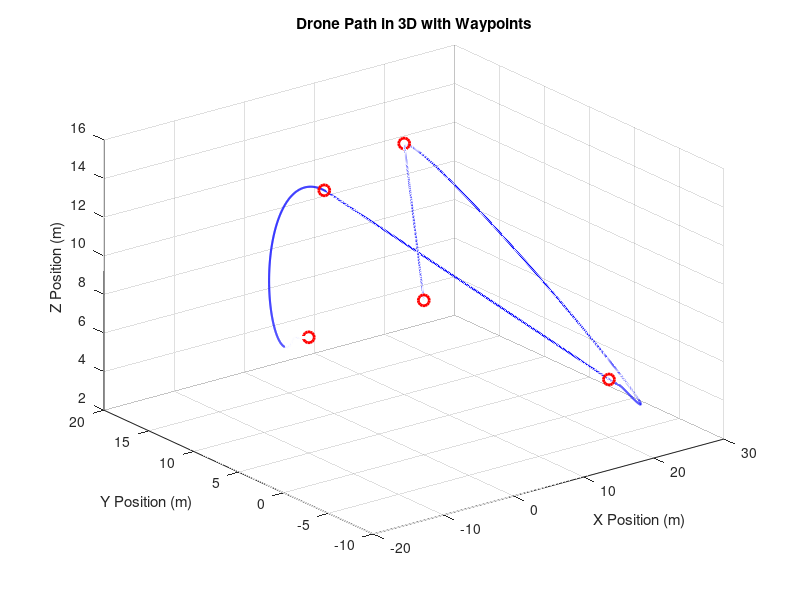
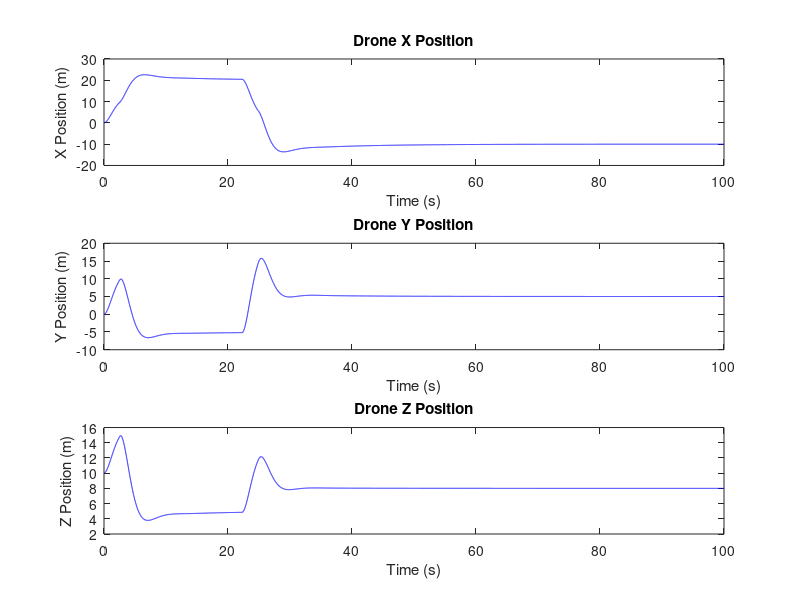
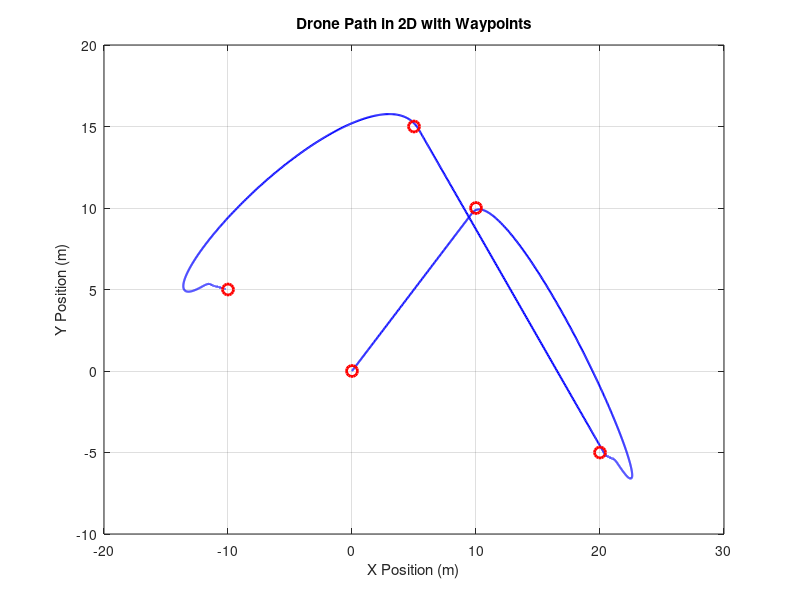

These charts were generated, in order, by the following MATLAB code:
clc;
close all;
clear;

% Parameters
m = 5.0;    % mass of the drone (kg)
g = 9.81;   % gravitational acceleration (m/s^2)
Ix = 0.01;  % Moment of inertia around x-axis (kg*m^2)
Iy = 0.01;  % Moment of inertia around y-axis (kg*m^2)
Iz = 0.02;  % Moment of inertia around z-axis (kg*m^2)

% PID controller gains
Kp_pos = 5.0;  % Proportional gain for position
Ki_pos = 0.4;  % Integral gain for position
Kd_pos = 6.8;  % Derivative gain for position

Kp_yaw = 4.0;  % Proportional gain for yaw
Ki_yaw = 0.3;  % Integral gain for yaw
Kd_yaw = 3.0;  % Derivative gain for yaw

Kp_pitch = 4.0;  % Proportional gain for pitch
Ki_pitch = 0.3;  % Integral gain for pitch
Kd_pitch = 3.0;  % Derivative gain for pitch

Kp_roll = 4.0;  % Proportional gain for roll
Ki_roll = 0.3;  % Integral gain for roll
Kd_roll = 3.0;  % Derivative gain for roll

% State-space matrices
A = [0, 0, 0, 1, 0, 0, 0, 0, 0, 0, 0, 0;   % x_dot = u
     0, 0, 0, 0, 1, 0, 0, 0, 0, 0, 0, 0;   % y_dot = v
     0, 0, 0, 0, 0, 1, 0, 0, 0, 0, 0, 0;   % z_dot = w
     0, 0, 0, 0, 0, 0, 0, 0, 0, 0, 0, 0;   % u_dot = controlled by input
     0, 0, 0, 0, 0, 0, 0, 0, 0, 0, 0, 0;   % v_dot = controlled by input
     0, 0, 0, 0, 0, 0, 0, 0, 0, 0, 0, 0;   % w_dot = controlled by input
     0, 0, 0, 0, 0, 0, 0, 0, 0, 1, 0, 0;   % phi_dot = p
     0, 0, 0, 0, 0, 0, 0, 0, 0, 0, 1, 0;   % theta_dot = q
     0, 0, 0, 0, 0, 0, 0, 0, 0, 0, 0, 1;   % psi_dot = r
     0, 0, 0, 0, 0, 0, 0, 0, 0, 0, 0, 0;   % p_dot = controlled by input
     0, 0, 0, 0, 0, 0, 0, 0, 0, 0, 0, 0;   % q_dot = controlled by input
     0, 0, 0, 0, 0, 0, 0, 0, 0, 0, 0, 0];  % r_dot = controlled by input

B = [0, 0, 0, 0, 0, 0;
     0, 0, 0, 0, 0, 0;
     0, 0, 0, 0, 0, 0;
     1/m, 0, 0, 0, 0, 0;
     0, 1/m, 0, 0, 0, 0;
     0, 0, 1/m, 0, 0, 0;
     0, 0, 0, 1/Ix, 0, 0;
     0, 0, 0, 0, 1/Iy, 0;
     0, 0, 0, 0, 0, 1/Iz;
     0, 0, 0, 0, 0, 0;
     0, 0, 0, 0, 0, 0;
     0, 0, 0, 0, 0, 0];

C = [1, 0, 0, 0, 0, 0, 0, 0, 0, 0, 0, 0;
     0, 1, 0, 0, 0, 0, 0, 0, 0, 0, 0, 0;
     0, 0, 1, 0, 0, 0, 0, 0, 0, 0, 0, 0;
     0, 0, 0, 1, 0, 0, 0, 0, 0, 0, 0, 0;
     0, 0, 0, 0, 1, 0, 0, 0, 0, 0, 0, 0;
     0, 0, 0, 0, 0, 1, 0, 0, 0, 0, 0, 0];

D = [0, 0, 0, 0, 0, 0;
     0, 0, 0, 0, 0, 0;
     0, 0, 0, 0, 0, 0;
     0, 0, 0, 0, 0, 0;
     0, 0, 0, 0, 0, 0;
     0, 0, 0, 0, 0, 0];

% Initial conditions
x0 = [0; 0; 10; 0; 0; 0; 0; 0; 0; 0; 0; 0];  % [x; y; z; u; v; w; phi; theta; psi; p; q; r]

% Waypoints in 3D space
waypoints = [0, 0, 10; 10, 10, 15; 20, -5, 5; 5, 15, 12; -10, 5, 8];
current_waypoint = 1;
tolerance = 0.5; % Distance tolerance to consider waypoint reached

% Time step
dt = 0.01;
time = 0:dt:100;

% Initialize state
x = x0;

% Initialize arrays for storing results
x_array = zeros(12, length(time));

% PID integrals
integral_error_pos = [0; 0; 0];
integral_error_ori = [0; 0; 0];

% Simulation loop
for t = 1:length(time)
    % Check if the current waypoint is reached
    if norm([x(1) - waypoints(current_waypoint, 1), x(2) - waypoints(current_waypoint, 2), x(3) - waypoints(current_waypoint, 3)]) < tolerance
        % Move to the next waypoint if available
        if current_waypoint < size(waypoints, 1)
            current_waypoint = current_waypoint + 1;
        end
    end
    
    % Desired position and orientation
    x_des = waypoints(current_waypoint, 1);
    y_des = waypoints(current_waypoint, 2);
    z_des = waypoints(current_waypoint, 3);
    
    % Position errors
    error_pos = [x_des - x(1); y_des - x(2); z_des - x(3)];

    % Update integral errors
    integral_error_pos = integral_error_pos + error_pos * dt;
    
    % Derivative errors (for velocity control)
    vel_des = [Kp_pos * error_pos(1) + Ki_pos * integral_error_pos(1) - Kd_pos * x(4);
               Kp_pos * error_pos(2) + Ki_pos * integral_error_pos(2) - Kd_pos * x(5);
               Kp_pos * error_pos(3) + Ki_pos * integral_error_pos(3) - Kd_pos * x(6)];
    
    % Orientation control
    error_ori = [0 - x(7); 0 - x(8); 0 - x(9)];  % Assuming we want to keep level flight
    integral_error_ori = integral_error_ori + error_ori * dt;
    
    ang_vel_des = [Kp_roll * error_ori(1) + Ki_roll * integral_error_ori(1) - Kd_roll * x(10);
                   Kp_pitch * error_ori(2) + Ki_pitch * integral_error_ori(2) - Kd_pitch * x(11);
                   Kp_yaw * error_ori(3) + Ki_yaw * integral_error_ori(3) - Kd_yaw * x(12)];
    
    % Input vector u(t)
    u = [vel_des; ang_vel_des];
    
    % State-space equation
    x_dot = A * x + B * u;
    
    % Update state variables
    x = x + x_dot * dt;
    
    % Store results
    x_array(:, t) = x;
end

% Plot results in 3D
figure;
plot3(x_array(1,:), x_array(2,:), x_array(3,:), 'b', 'LineWidth', 1.5);
hold on;
plot3(waypoints(:,1), waypoints(:,2), waypoints(:,3), 'ro', 'MarkerSize', 8, 'LineWidth', 2);
xlabel('X Position (m)');
ylabel('Y Position (m)');
zlabel('Z Position (m)');
title('Drone Path in 3D with Waypoints');
grid on;
hold off;

% Plot results in 2D
figure;
subplot(3,1,1);
plot(time, x_array(1,:), 'b');
xlabel('Time (s)');
ylabel('X Position (m)');
title('Drone X Position');

subplot(3,1,2);
plot(time, x_array(2,:), 'b');
xlabel('Time (s)');
ylabel('Y Position (m)');
title('Drone Y Position');

subplot(3,1,3);
plot(time, x_array(3,:), 'b');
xlabel('Time (s)');
ylabel('Z Position (m)');
title('Drone Z Position');

figure;
plot(x_array(1,:), x_array(2,:), 'b', 'LineWidth', 1.5);
hold on;
plot(waypoints(:,1), waypoints(:,2), 'ro', 'MarkerSize', 8, 'LineWidth', 2);
xlabel('X Position (m)');
ylabel('Y Position (m)');
title('Drone Path in 2D with Waypoints');
grid on;
hold off;
